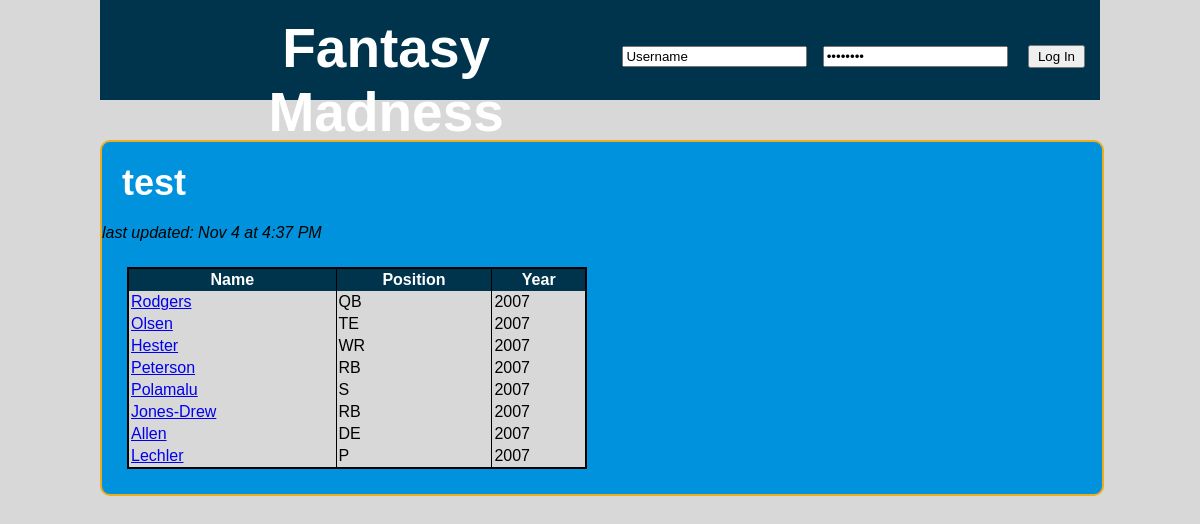
The app's page /testing.php?year=2007 with its own data.
### tables this page shows
CREATE TABLE NFL_PLAYED (
	player_id BIGINT,
	team_id BIGINT,
	played_year YEAR,
	played_pay INT,
	CONSTRAINT nfl_played_player_id_fk FOREIGN KEY (player_id) REFERENCES nfl_player(player_id),
	CONSTRAINT nfl_played_team_id_fk FOREIGN KEY (team_id) REFERENCES nfl_team(team_id),
	CONSTRAINT PRIMARY KEY (player_id, team_id, played_year)
);

CREATE TABLE NFL_PLAYER (
	player_id BIGINT AUTO_INCREMENT PRIMARY KEY,
	player_first VARCHAR(30),
	player_last VARCHAR(30),
	player_dob DATE,
	position_id BIGINT,
	CONSTRAINT nfl_player_pos_id_fk FOREIGN KEY (position_id) REFERENCES nfl_position(position_id)
);

CREATE TABLE NFL_POSITION (
	position_id BIGINT AUTO_INCREMENT PRIMARY KEY,
	position_abbr VARCHAR(5),
	position_name VARCHAR(30)
);

### testing.php (the view, shortened to what this page needs)
<!DOCTYPE html PUBLIC "-//W3C//DTD XHTML 1.0 Transitional//EN" "http://www.w3.org/TR/xhtml1/DTD/xhtml1-transitional.dtd">
<html xmlns="http://www.w3.org/1999/xhtml">
<head>
	<link rel="stylesheet" type="text/css" href="CSS/display.css" />
</head>
<?php
$team=$_REQUEST["team"];
if (!ctype_alpha($team)) {
	$team="";
}
$year=$_REQUEST["year"];
$query = "SELECT nfl_player.player_id id, player_last, position_abbr, played_year " .
"FROM nfl_played " .
"JOIN nfl_player ON nfl_played.player_id = nfl_player.player_id " .
"JOIN nfl_position ON nfl_position.position_id = nfl_player.position_id " .
"WHERE ";
if ($year) {
	$query = $query . "played_year = ".$year." AND ";
}
if ((substr($query, -6)) == "WHERE ") {
	die("no search condition specified. must specify \"year\" (i.e. 2012) and/or \"team\" (i.e. GB)");
} else {
	$query = substr($query, 0, -5);
}
$result = mysql_query($query)
	or die("SQL error:<br />" . mysql_error());
?>
<body>
	<div id="banner">
		<form id="login">
			<input type="text" name="userName" id="userName" value="Username"/>
			<input type="password" name="password" id="password" value="Password"/>
			<input type="button" value="Log In" id="loginButton" onclick="location.href='admin.html'"/>
		</form>
		<p>Fantasy Madness</p>
	</div>
	<div id="MainContent" class="roundedEdges">
		<h2>test</h2> <i>last updated: Nov 4 at 4:37 PM</i>
		<?php if ($row = mysql_fetch_array($result)) { ?>
		<table rules=cols>
			<tr>
				<th class="rightBorder">Name</th>
				<th>Position</th>
				<th>Year</th>
			</tr>
			<?php while ($row) { ?>
				<tr>
					<td class="rightBorder">
						<a href="player.php?id=<?php echo $row["id"] ?>&year=<?php echo $row["played_year"] ?>">
							<?php echo $row["player_last"] ?>
						</a>
					</td>
					<td><?php echo $row["position_abbr"] ?></td>
					<td><?php echo $row["played_year"] ?></td>
				</tr>
			<?php
			$row = mysql_fetch_array($result);
			} ?>
		</table>
		<?php } else {
			echo "<table><tr><td>No results found for team ".$team."</td></tr></table>";
		} ?>
</body>
</html>

### CSS/display.css (style rules this page uses)
#banner { position: absolute; top: 0px; left: 0px; width: 1000px; padding-bottom: 20px; background-color:#00344D; height:80px; font-size: 55px; font-weight: bold; color: white; text-align: center; }
#banner p { margin-left:60px; padding-top: 16px; }
#login { float:right; margin: 10px; }
#MainContent { position: absolute; top: 110px; left: 0px; border: 2px solid #EEAD1E; margin-top: 30px; padding-top: 0px; background-color: #0092DD; width: 1000px; }
.rightBorder { border-right:1px solid black; }
.roundedEdges { -moz-border-radius: 10px; -webkit-border-radius: 10px; -khtml-border-radius: 10px; border-radius: 10px; }
h2 { margin: 20px; font-size:36px; color: white; }
table { border:2px solid black; margin:25px; width:460px; background-color:#D8D8D8; }
th { padding:2px; background-color:#00344D; color:white; }
td { padding:2px; }
* { margin: 0px; }
body { position: relative; margin: 0 auto; background: #D8D8D8; width: 1000px; font-family: Calibri, Arial, Helvetica, sans-serif; }
input[type=button] { padding:2px 8px; margin: 0px 5px; }

### records on screen
nfl_played: player.player_last "Rodgers", nfl_position.position_abbr "QB", played_year "2007"
nfl_played: player.player_last "Olsen", nfl_position.position_abbr "TE", played_year "2007"
nfl_played: player.player_last "Hester", nfl_position.position_abbr "WR", played_year "2007"
nfl_played: player.player_last "Peterson", nfl_position.position_abbr "RB", played_year "2007"
nfl_played: player.player_last "Polamalu", nfl_position.position_abbr "S", played_year "2007"
nfl_played: player.player_last "Jones-Drew", nfl_position.position_abbr "RB", played_year "2007"
nfl_played: player.player_last "Allen", nfl_position.position_abbr "DE", played_year "2007"
nfl_played: player.player_last "Lechler", nfl_position.position_abbr "P", played_year "2007"
